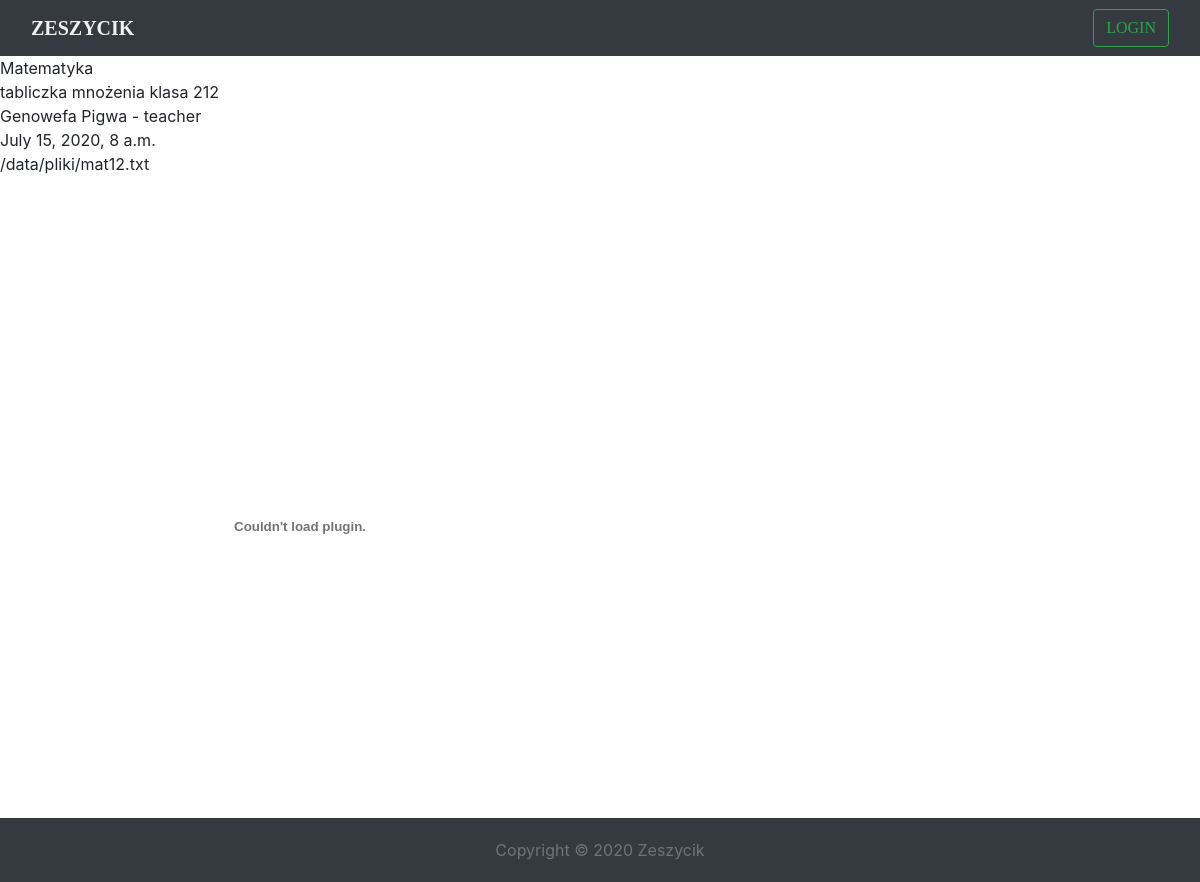
Before: /lesson/data/1 with the older database file.
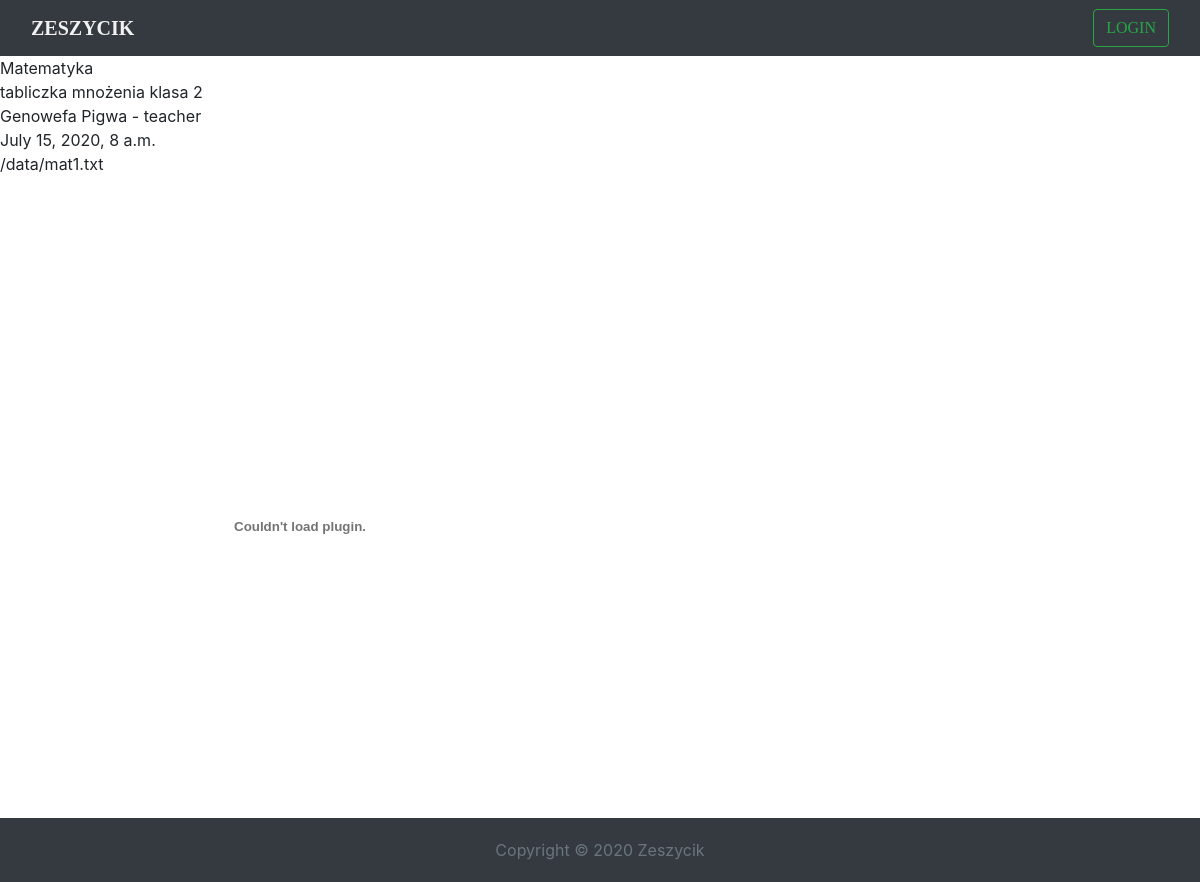
After: the same page with the newer database file.
### school/models.py (models this page shows, shortened)
class Lesson(models.Model):
    name = models.CharField(max_length=150, unique=True, blank=False)
    description = models.TextField()
    teacher = models.ForeignKey(SchoolUser, on_delete=models.SET_NULL, null=True, blank=True, related_name='teacher')
    date = models.DateTimeField(default=timezone.now)
    data = models.FileField(blank=True, null=True)
    students = models.ManyToManyField(SchoolUser, null=True, blank=True, related_name='students')

class SchoolUser(models.Model):
    USERS_KIND = [
        ('administrator', 'Dyrektor'),
        ('teacher', 'Nauczyciel'),
        ('student', 'Uczeń')
    ]
    user = models.OneToOneField(User, on_delete=models.CASCADE, null=True, blank=True)
    permissions = models.CharField(choices=USERS_KIND, max_length=15)
    grades = models.CharField(max_length=150, default='')
    def __str__(self):
        return f'{self.user.first_name} {self.user.last_name} - {self.permissions}'

### school/views.py (the view)
# urls.py: path('lesson/data/<pk>', LessonsDataView.as_view(), name='lesson_data'),
class LessonsDataView(DetailView):
    template_name = 'lessons_data.html'
    model = Lesson
    context_object_name = 'lesson'

### school/templates/lessons_data.html
{% extends 'index.html' %}
{% load static %}
{% block content %}
    {{ lesson.name }}<br>
    {{ lesson.description }}<br>
    {{ lesson.teacher }}<br>
    {{ lesson.date }}<br>
    {{ lesson.data.url }}<br>
    <embed src="{% static lesson.data.url %}" type="application/pdf" height="700px" width="50%">
{% endblock content %}

Changed rows visible on the page:
changed Lesson "Matematyka": description "tabliczka mnożenia klasa 212" → "tabliczka mnożenia klasa 2"; data "/data/pliki/mat12.txt" → "/data/mat1.txt"
